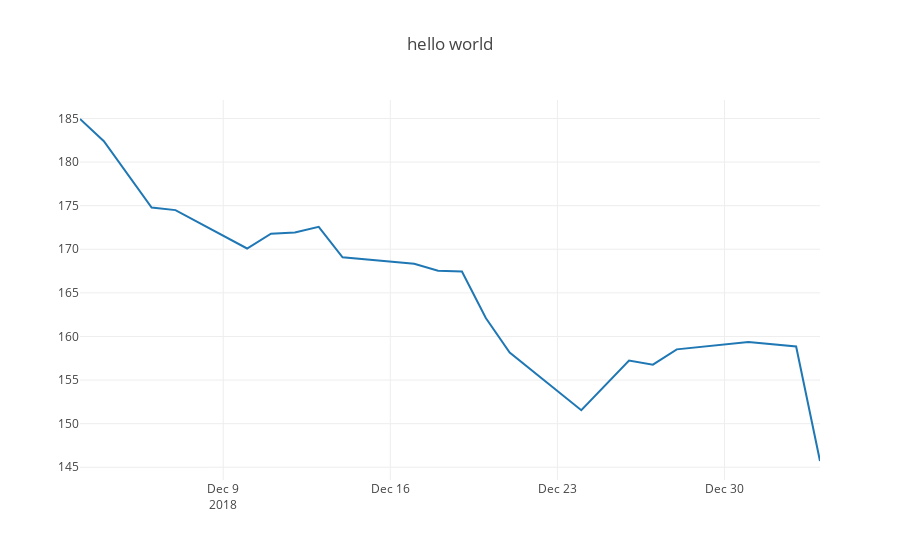

The code cell stored with this chart in its notebook:
### Code cell
plotly.offline.iplot({
    "data": [go.Scatter(x=dates ,y=high)],
    "layout": go.Layout(title="hello world")
})

### Figure 1 — Plotly figure (JSON) as saved in the notebook; plotly's stock layout.template omitted (floating-point values rounded to 4 significant figures)
{"data": [{"type": "scatter", "uid": "899391c6-078f-4285-ac03-3e7c2d366d38", "x": ["2018-12-03", "2018-12-04", "2018-12-06", "2018-12-07", "2018-12-10", "2018-12-11", "2018-12-12", "2018-12-13", "2018-12-14", "2018-12-17", "2018-12-18", "2018-12-19", "2018-12-20", "2018-12-21", "2018-12-24", "2018-12-26", "2018-12-27", "2018-12-28", "2018-12-31", "2019-01-02", "2019-01-03"], "y": [184.9, 182.4, 174.8, 174.5, 170.1, 171.8, 171.9, 172.6, 169.1, 168.4, 167.5, 167.4, 162.1, 158.2, 151.6, 157.2, 156.8, 158.5, 159.4, 158.9, 145.7]}], "layout": {"title": "hello world"}}
